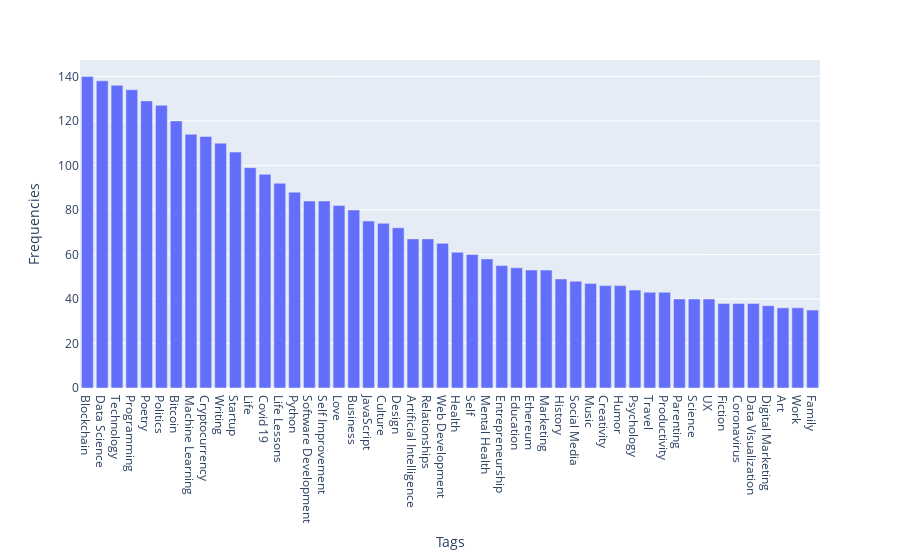

The notebook cell saved with this chart:
### Code cell
from collections import Counter
import plotly.express as px
import ast  # Use this to safely evaluate strings to lists

# Convert 'tags' column to lists
df["tags"] = df["tags"].apply(
    lambda x: ast.literal_eval(x) if isinstance(x, str) else x
)

# Flatten the list of tags and count their occurrences
all_tags = [tag for tags_list in df["tags"] for tag in tags_list]
d_tags_counter = Counter(all_tags)

# Get the top 50 tags and their frequencies
tags, frequencies = list(zip(*d_tags_counter.most_common(50)))

# Plot the bar chart
fig = px.bar(x=tags, y=frequencies)
fig.update_xaxes(title="Tags")
fig.update_yaxes(title="Frequencies")
fig.show()

# Print the top 50 tags
print(tags)

### Figure 1 — Plotly figure (JSON) as saved in the notebook; plotly's stock layout.template omitted (floating-point values rounded to 4 significant figures)
{"data": [{"alignmentgroup": "True", "hovertemplate": "x=%{x}<br>y=%{y}<extra></extra>", "legendgroup": "", "marker": {"color": "#636efa", "pattern": {"shape": ""}}, "name": "", "offsetgroup": "", "orientation": "v", "showlegend": false, "textposition": "auto", "type": "bar", "x": ["Blockchain", "Data Science", "Technology", "Programming", "Poetry", "Politics", "Bitcoin", "Machine Learning", "Cryptocurrency", "Writing", "Startup", "Life", "Covid 19", "Life Lessons", "Python", "Software Development", "Self Improvement", "Love", "Business", "JavaScript", "Culture", "Design", "Artificial Intelligence", "Relationships", "Web Development", "Health", "Self", "Mental Health", "Entrepreneurship", "Education", "Ethereum", "Marketing", "History", "Social Media", "Music", "Creativity", "Humor", "Psychology", "Travel", "Productivity", "Parenting", "Science", "UX", "Fiction", "Coronavirus", "Data Visualization", "Digital Marketing", "Art", "Work", "Family"], "xaxis": "x", "y": [140, 138, 136, 134, 129, 127, 120, 114, 113, 110, 106, 99, 96, 92, 88, 84, 84, 82, 80, 75, 74, 72, 67, 67, 65, 61, 60, 58, 55, 54, 53, 53, 49, 48, 47, 46, 46, 44, 43, 43, 40, 40, 40, 38, 38, 38, 37, 36, 36, 35], "yaxis": "y"}], "layout": {"barmode": "relative", "legend": {"tracegroupgap": 0}, "margin": {"t": 60}, "xaxis": {"anchor": "y", "domain": [0, 1], "title": {"text": "Tags"}}, "yaxis": {"anchor": "x", "domain": [0, 1], "title": {"text": "Frequencies"}}}}
